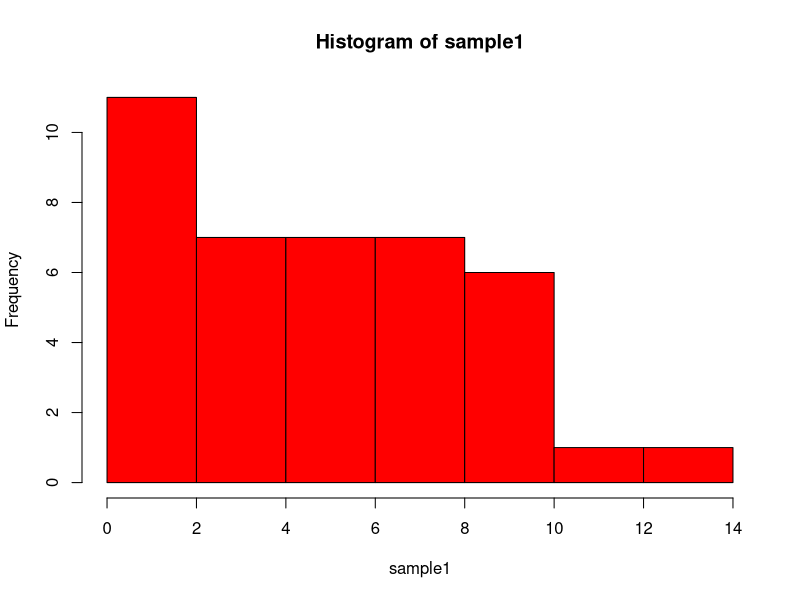
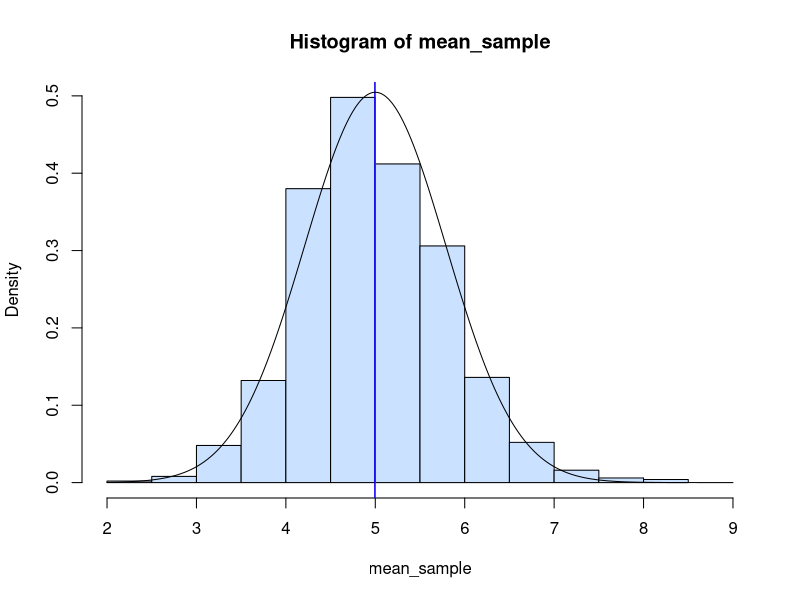

The R script that drew these images, in order:
#### Central limit theorem ###

# Randomization
set.seed(9)

# Sample size
n <- 40

# Lambda rate exponential dist.
lambda <- 0.2

# Pre alocation - zero matrix
sample <- matrix(0, nrow = 40, ncol = 1000)

# Sample's random draw from lambda exponential dist.
for (i in 1:1000) {
  sample[,i] <- rexp(n, rate = lambda)
}

# Ploting graph
sample1 <- sample[,1]
hist(sample1, col = "red")

# Mena and standard deviation from exponential population distribution
mean_exp <- 1/lambda
sd_exp <- (1/lambda)/sqrt(n)

# Mean of exponential samples
mean_sample <- colMeans(sample)

# histogram of the exponential sample's mean
hist(mean_sample, col = "lightsteelblue1", freq = F,xlim=c(2,9))

#Teoric mean of exponential distribution
abline(v = mean_exp, col = "red")

#Teoric mean of exponential sample distribution
abline(v = mean(mean_sample), col = "blue")

#Teoric density distribution
x <- seq(2, 9, length = 500)
y <- dnorm(x, mean_exp, sd_exp)
lines(x, y)






